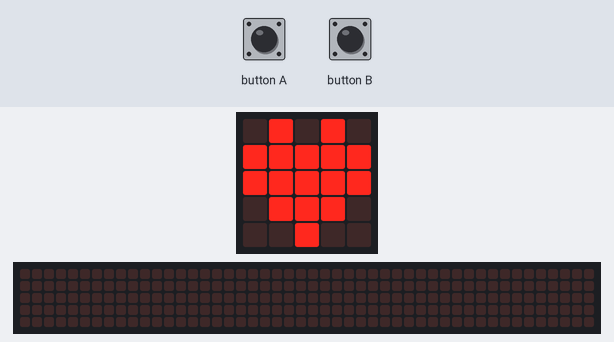
This program was run on a simulated BBC micro:bit running MicroPython. Shown: the board's 5×5 LED display, a strip that is not on the board, showing the scrolling text unrolled. The inputs (shaded band) are chosen by the test bench. The 48×5 strip is a reading aid, not a part: it shows the text the display is scrolling, unrolled, one strip-width of it at a time.

Above: at 9.2 s.
At 18.5 s:
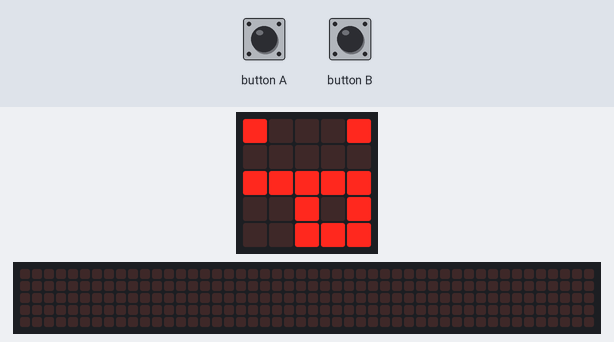
18.6 s: button A pressed for 0.15 s
At 19.9 s:
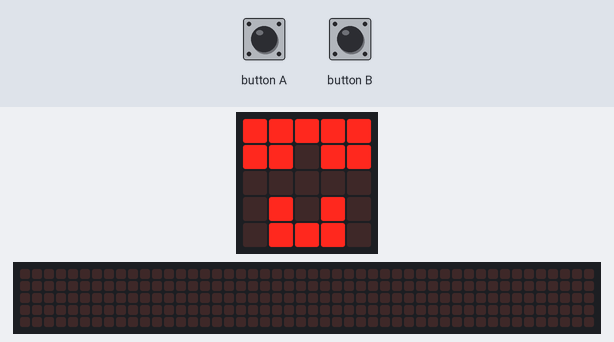
23.6 s: button A pressed for 1 s
At 40.2 s:
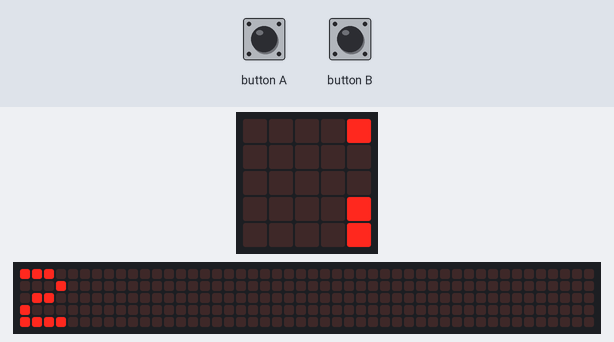

The program:

microbit.py
```python
from microbit import *

# The traditional way to start programming in a new language is to get your computer to say, “Hello, World!”
display.scroll("Hello, World!")

# MicroPython comes with lots of built-in pictures to show on the display
# For example, to make the device appear happy you type:
display.show(Image.HAPPY)

# Here’s a list of the built-in images we display every second:
images_list = [Image.HEART, Image.HEART_SMALL, Image.HAPPY, Image.SMILE, Image.SAD, Image.CONFUSED, Image.ANGRY,
               Image.ASLEEP, Image.SURPRISED, Image.SILLY, Image.FABULOUS, Image.MEH, Image.YES, Image.NO,
               Image.CLOCK12, Image.CLOCK11, Image.CLOCK10, Image.CLOCK9, Image.CLOCK8, Image.CLOCK7, Image.CLOCK6,
               Image.CLOCK5, Image.CLOCK4, Image.CLOCK3, Image.CLOCK2, Image.CLOCK1]

# To cycle through the images, we can use a for loop:
for image in images_list:
    display.show(image)
    sleep(1000)  # sleep for 1 second

# The display.show() function can also be used to show numbers
# For example, to show the number 0:
display.show(0)

# Output is what the device puts out to the world whereas input is what goes into the device for it to process.
# The most obvious means of input on the micro:bit are its two buttons, labelled A and B.
# Somehow, we need MicroPython to react to button presses.

# All this script does is sleep for 5 seconds and then scrolls the number of times you pressed button A
sleep(5000)
display.scroll(str(button_a.get_presses()))


# This script shows a happy face when you press button A
while True:
    if button_a.was_pressed():
        display.scroll('A')


# This script shows a happy face when you press button A and a sad face when you press button B
# Rest of the time it shows a sleeping face
while True:
    if button_a.is_pressed():
        display.show(Image.HAPPY)
    elif button_b.is_pressed():
        display.show(Image.SAD)
    else:
        display.show(Image.ASLEEP)


# 1. Display text
# display.scroll("Hello, World!")

# 2. Display image (emoji)
display.show(Image.SAD)

# 3. Display all images
images_list = [Image.HEART, Image.HEART_SMALL, Image.HAPPY, Image.SMILE, Image.SAD, Image.CONFUSED, Image.ANGRY,
               Image.ASLEEP, Image.SURPRISED, Image.SILLY, Image.FABULOUS, Image.MEH, Image.YES, Image.NO,
               Image.CLOCK12, Image.CLOCK11, Image.CLOCK10, Image.CLOCK9, Image.CLOCK8, Image.CLOCK7, Image.CLOCK6,
               Image.CLOCK5, Image.CLOCK4, Image.CLOCK3, Image.CLOCK2, Image.CLOCK1]


for image in images_list:
    display.show(image)
    # sleep for 1 second
    sleep(1000)


x = 5
y = 10
if x > y:
    print("x is greater than y")
elif x < y:
    print("x is less than y")

while x < y:
    print("x is less than y")
    x += 1
```

Measured:
- what the display in image 0 shows lasts 1.0 s, from 9.2 s to 10.2 s
